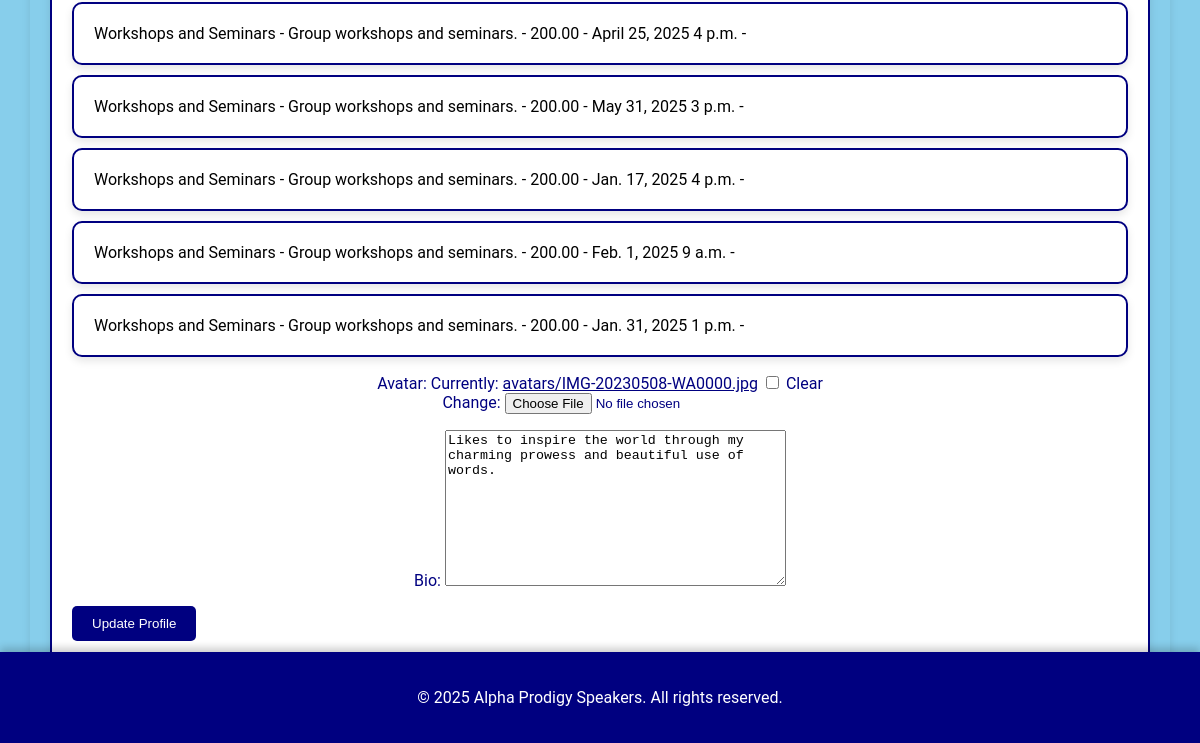
Before: /speakers/profile/ (signed in, lower part) with the older database file.
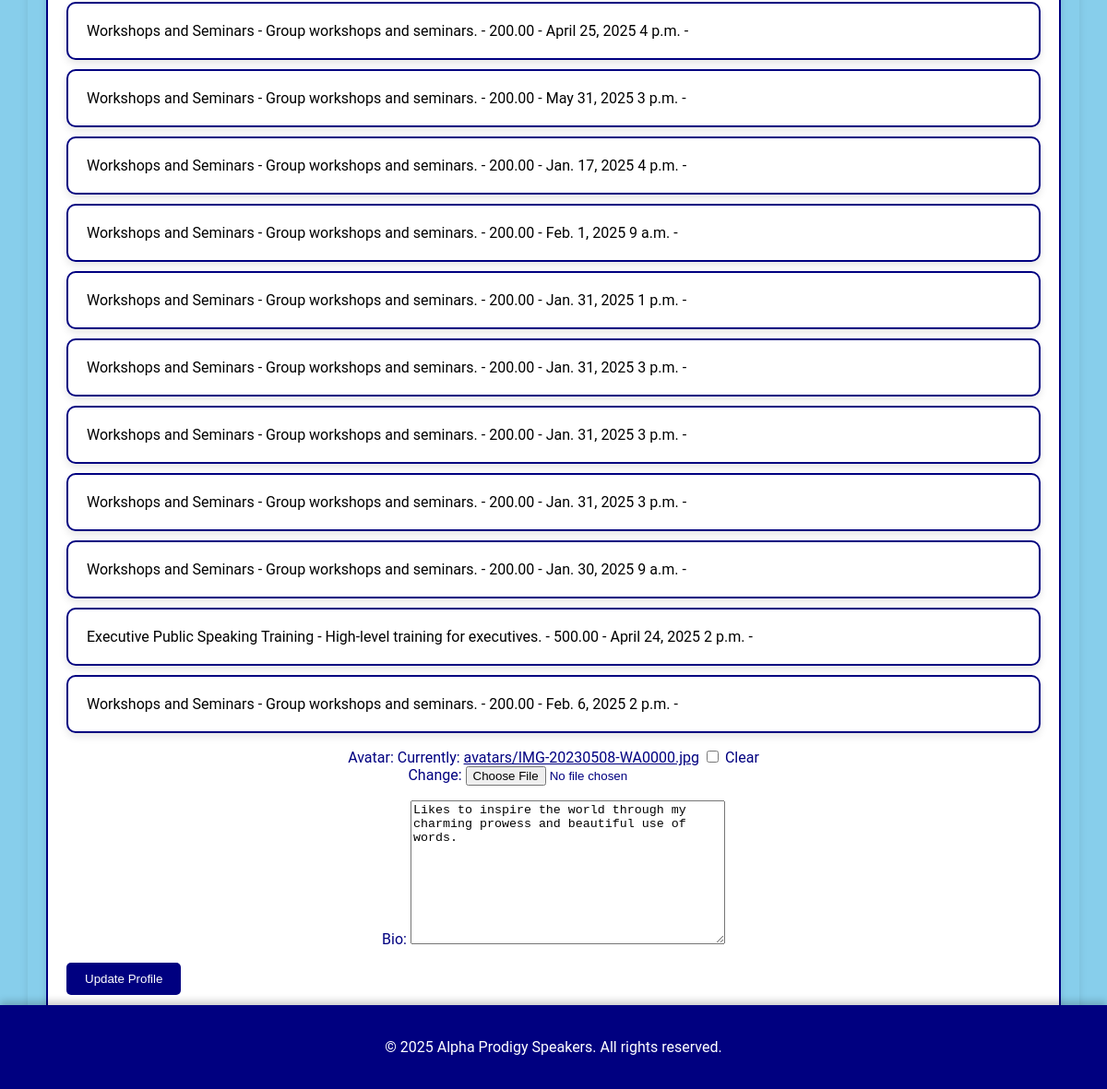
After: the same page with the newer database file.
### speakers/models.py (models this page shows, shortened)
class Booking(models.Model):
    user = models.ForeignKey(User, on_delete=models.CASCADE)
    service = models.ForeignKey(Service, on_delete=models.CASCADE)
    date = models.DateField()
    time = models.TimeField()  # Ensure this field is present
    booked_on = models.DateTimeField(auto_now_add=True)  # Add this attribute
    is_paid = models.BooleanField(default=False)

class Service(models.Model):
    name = models.CharField(max_length=100)
    description = models.TextField()
    price = models.DecimalField(max_digits=10, decimal_places=2)
    class Meta:
        ordering = ['name']  # Order by name by default

class Profile(models.Model):
    user = models.OneToOneField(User, on_delete=models.CASCADE)
    avatar = models.ImageField(upload_to='avatars/', blank=True)
    bio = models.TextField(blank=True)

### speakers/views.py (the view)
# urls.py: path('profile/', views.profile_view, name='profile'),
@login_required
def profile_view(request):
    profile, created = Profile.objects.get_or_create(user=request.user)
    bookings = Booking.objects.filter(user=request.user)
    if request.method == 'POST':
        form = ProfileForm(request.POST, request.FILES, instance=profile)
        if form.is_valid():
            form.save()
            messages.success(request, 'Your profile has been updated successfully!')
            return redirect('profile')
        else:
            messages.error(request, 'Please correct the errors below.')
    else:
        form = ProfileForm(instance=profile)
    return render(request, 'profile.html', {'form': form, 'profile': profile, 'bookings': bookings})

### speakers/forms.py
class ProfileForm(forms.ModelForm):
    class Meta:
        model = Profile
        fields = ['avatar', 'bio']

### speakers/authentication.py (called while the page is built)
    def get_user(self, user_id):
        try:
            return UserModel.objects.get(pk=user_id)
        except UserModel.DoesNotExist:
            return None

### templates/htmls/profile.html (shortened to what this page needs)
{% extends 'base.html' %}
{% load static %}
{% block content %}
<section id="profile" class="content-section">
    <ul>
        {% for booking in bookings %}
            <li>{{ booking.service.name }} - {{ booking.service.description }} - {{ booking.service.price }} - {{ booking.date }} {{ booking.time }} - {{ booking.status }}</li>
        {% endfor %}
    </ul>
    <form method="post" enctype="multipart/form-data">
        {{ form.as_p }}
        <button type="submit" class="btn">Update Profile</button>
    </form>
</section>
{% endblock %}

### templates/htmls/base.html (shortened to what this page needs)
{% load static %}
<!DOCTYPE html>
<html lang="en">
<head>
    <link rel="stylesheet" href="{% static 'styles.css' %}">
</head>
<body>
    <main>
        {% block content %}
        {% endblock %}
    </main>
    <footer>
        <p>&copy; 2025 Alpha Prodigy Speakers. All rights reserved.</p>
    </footer>
</body>
</html>

### static/styles.css (style rules this page uses)
body { font-family: 'Roboto', sans-serif; background-color: skyblue; margin: 0; padding: 0; }
header, footer { background-color: navy; color: white; text-align: center; padding: 5px 0; }
header, header nav, header ul, header ul li, header ul li a, header h1, footer, footer p { color: white !important; }
main { margin: 20px auto; padding: 20px; border-radius: 10px; box-shadow: 0 4px 8px rgba(0, 0, 0, 0.1); max-width: 100%; min-height: calc(100vh - 160px); }
.content-section { border: 2px solid navy; border-radius: 10px; padding: 20px; margin-bottom: 20px !important; box-shadow: 0 4px 8px rgba(0, 0, 0, 0.1); transition: transform 0.2s; width: 100%; box-sizing: border-box; }
footer { background-color: navy; color: white; text-align: center; padding: 20px 0; position: relative; bottom: 0; width: 100%; }
section { background-color: white; border: 2px solid navy; border-radius: 10px; padding: 20px; margin-bottom: 20px; margin-top: 10px; box-shadow: 0 4px 8px rgba(0, 0, 0, 0.1); transition: transform 0.2s; width: 100%; box-sizing: border-box; }
#profile ul { list-style-type: none; padding: 0; }
#profile ul li { background-color: white; border: 2px solid navy; border-radius: 10px; padding: 20px; margin-bottom: 10px; box-shadow: 0 4px 8px rgba(0, 0, 0, 0.1); transition: transform 0.2s; }
button[type="submit"], .btn { display: inline-block; padding: 10px 20px; background-color: navy; color: white; text-decoration: none; border-radius: 5px; border: none; cursor: pointer; transition: background-color 0.3s, transform 0.3s; }
input[type="submit"], button[type="submit"] { display: inline-block; padding: 10px 20px; background-color: navy; color: white; text-decoration: none; border-radius: 5px; border: none; cursor: pointer; transition: background-color 0.3s, transform 0.3s; }
footer { position: fixed; bottom: 0; width: 100%; padding: 10px; color: white !important; box-shadow: 0 -4px 8px rgba(0, 0, 0, 0.2); }
p, h1, h2, h3, a { color: navy; text-align: center; }
header p, header h1, header h2, header h3, footer p, footer h1, footer h2, footer h3 { color: white; }
.content-section { padding: 40px 20px; max-width: 1200px; margin: 0 auto; background-color: white; border: 2px solid navy; border-radius: 10px; box-shadow: 0 4px 8px rgba(0, 0, 0, 0.1); }
@media (max-width: 1200px) { header, footer { padding: 20px 0; } }
@media (max-width: 1200px) { main { max-width: 1100px !important; } }

Changed rows visible on the page:
added Booking: service.name "Workshops and Seminars", service.description "Group workshops and seminars.", service.price "200.00", date "Jan. 31, 2025", time "3 p.m."
added Booking: service.name "Workshops and Seminars", service.description "Group workshops and seminars.", service.price "200.00", date "Jan. 31, 2025", time "3 p.m."
added Booking: service.name "Workshops and Seminars", service.description "Group workshops and seminars.", service.price "200.00", date "Jan. 31, 2025", time "3 p.m."
added Booking: service.name "Workshops and Seminars", service.description "Group workshops and seminars.", service.price "200.00", date "Jan. 30, 2025", time "9 a.m."
added Booking: service.name "Executive Public Speaking Training", service.description "High-level training for executives.", service.price "500.00", date "April 24, 2025", time "2 p.m."
added Booking: service.name "Workshops and Seminars", service.description "Group workshops and seminars.", service.price "200.00", date "Feb. 6, 2025", time "2 p.m."
